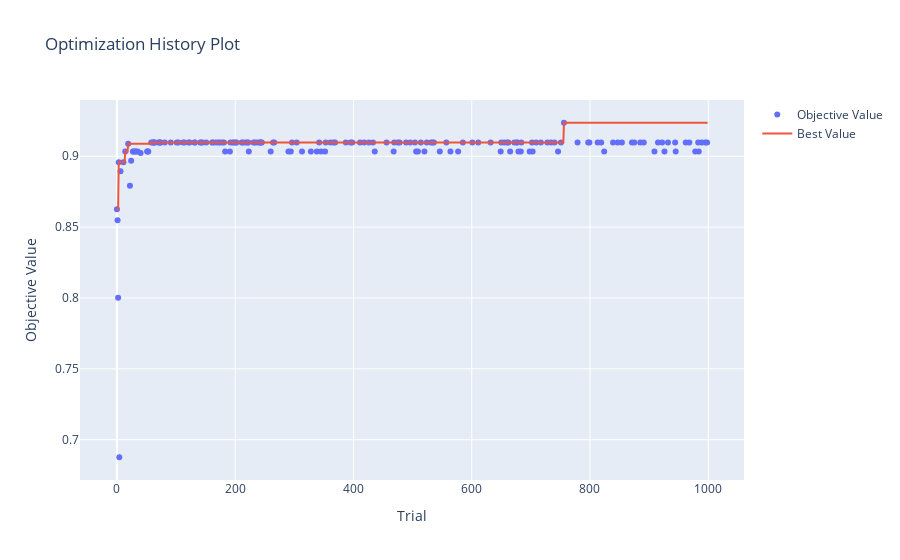

Notebook cell for this chart:
### Code cell
p_history = optuna.visualization.plot_optimization_history(study)
p_history.write_image("optimization_history.png")
p_history.show()

### Figure 1 — Plotly figure (JSON) as saved in the notebook; plotly's stock layout.template omitted (floating-point values rounded to 4 significant figures; data arrays with more than 128 entries replaced by an {"elided": "..."} marker saying what was removed)
{"data": [{"mode": "markers", "name": "Objective Value", "type": "scatter", "x": {"elided": "170 int values"}, "y": {"elided": "170 float values"}}, {"mode": "lines", "name": "Best Value", "type": "scatter", "x": {"elided": "1000 int values"}, "y": {"elided": "1000 float values"}}, {"marker": {"color": "#cccccc"}, "mode": "markers", "name": "Infeasible Trial", "showlegend": false, "type": "scatter", "x": [], "y": []}], "layout": {"title": {"text": "Optimization History Plot"}, "xaxis": {"title": {"text": "Trial"}}, "yaxis": {"title": {"text": "Objective Value"}}}}
